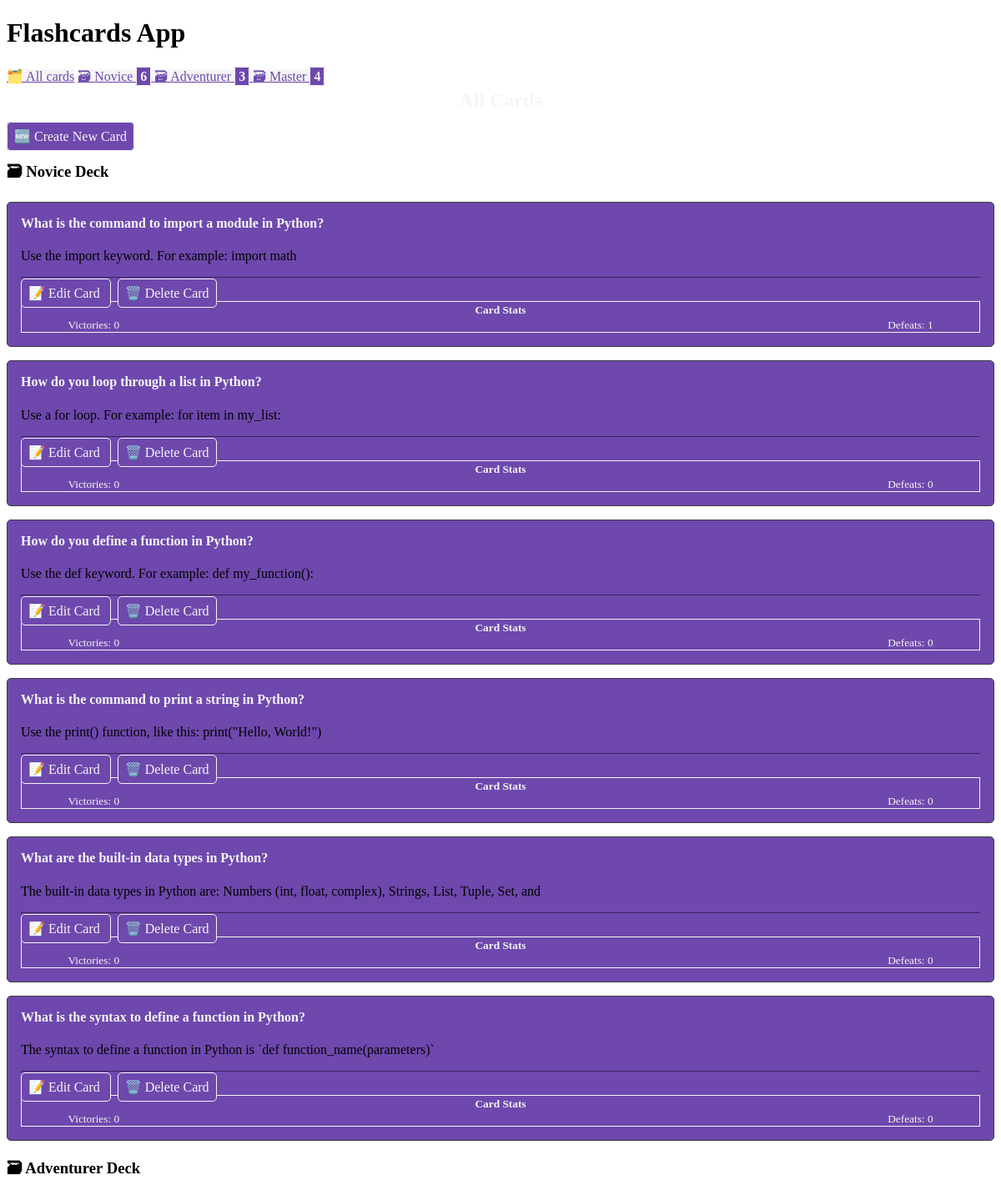
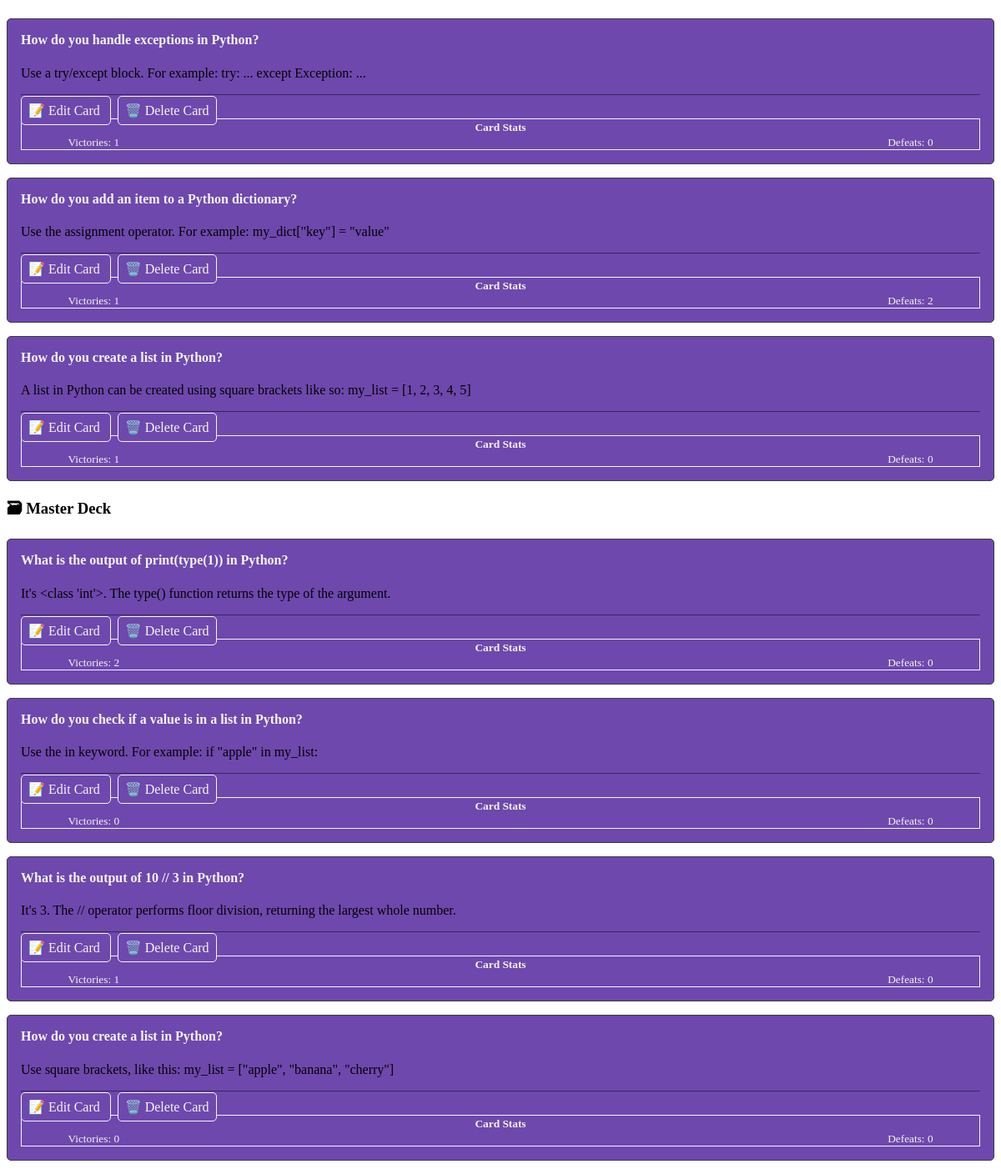
The page / on the database its author committed (2 pictures, top to bottom).
### cards/models.py (models this page shows, shortened)
class Card(models.Model):
    question = models.CharField(max_length=100)
    answer = models.CharField(max_length=100)
    deck = models.IntegerField(
        choices=zip(DECKS, DECKS),  # type: ignore
        default=DECKS[0],
        )
    date_created = models.DateTimeField(auto_now_add=True)
    category = models.CharField(max_length=100, default="")
    knownAnswerCount = models.IntegerField(default=0)
    unknownAnswerCount = models.IntegerField(default=0)
    @property
    def deck_name(self):
        return DECK_NAMES.get(self.deck, 'Unknown')

### cards/views.py (the view)
class CardListView(ListView):
    model = Card
    queryset = Card.objects.all().order_by("deck", "-date_created")

### cards/templatetags/cards_tags.py (called while the page is built)
@register.inclusion_tag("cards/deck_links.html")
def deck_as_links():
    decks = []
    for deck_num in DECKS:
        card_count = Card.objects.filter(deck=deck_num).count()
        decks.append({
            "number": deck_num,
            "card_count": card_count,
            "name": DECK_NAMES.get(deck_num, 'Unknown'),
        })
    return {"decks": decks}

### cards/templatetags/deck_filters.py (called while the page is built)
@register.filter
def deck_name(deck_number):
    return DECK_NAMES.get(deck_number, 'Unknown')

### cards/templates/cards/card_list.html (shortened to what this page needs)
{% extends "cards/base.html" %}
{% block content %}
    <h2>
    </h2>
    <a href="{% url 'card-create' %}" role="button">
        🆕 Create New Card
    </a>
    {% for card in card_list %}
        {% ifchanged  %}
            <h3>🗃 {{ card.deck_name }} Deck</h3>
        {% endifchanged %}
        {% include "cards/card.html" %}
    {% endfor %}
{% endblock content%}

### cards/templates/cards/base.html (shortened to what this page needs)
<!DOCTYPE html>
<html lang="en">
<head>
    <link rel="stylesheet" href="https://cdn.simplecss.org/simple.min.css">
    {% load static %}
    <link rel="stylesheet" href="{% static 'css/custom.css' %}">
</head>
<body>
    <header>
        <h1>Flashcards App</h1>
        {% include 'cards/navigation.html' %}
    </header>
    <main>
        {% block content %}{% endblock %}
    </main>
</body>
</html>

### cards/templates/cards/navigation.html
{% load cards_tags %}
<nav>
    <a href="{% url 'card-list' %}?status=all">🗂️ All cards</a>
    {% deck_as_links %}
</nav>

### cards/templates/cards/deck_links.html
{% load deck_filters %}
{% for deck in decks %}
    <a href="{% url 'deck' deck_num=deck.number %}">
        🗃 {{ deck.number | deck_name }} <mark>{{ deck.card_count }}</mark>
    </a>
{% endfor %}

### cards/templates/cards/card.html (shortened to what this page needs)
<article>
    <h4>{{ card.question }}</h4>
    {% if  not check_card %}
        <p>{{ card.answer }}</p>
    {% include 'cards/card_ctrl.html' %}
    {% endif %}
</article>

### cards/templates/cards/card_ctrl.html (shortened to what this page needs)
<hr>
<div>
<a href="{% url 'card-update' card.id%}" role="button">
    📝 Edit Card
</a>
<a href="{% url 'card-delete' card.id %}" role="button">
    🗑️ Delete Card
</a>
<aside>
    <div style="text-align: center;">
        <small><b>Card Stats</b></small>
    <br>
    <div style="display: inline-block; width: 45%; text-align: left;">
        <small>Victories: {{ card.knownAnswerCount }}</small>
    </div>
    <div style="display: inline-block; width: 45%; text-align: right;">
        <small>Defeats: {{ card.unknownAnswerCount }}</small>
    </div>
</aside>
</div>

### cards/static/css/custom.css (style rules this page uses)
:root { --accent: #6e48ad; --accent-bg: #6e48ad; --bg: #1e1e1e; --text: #f5f5f5; --text-light: #b1b1b1; --border: #3c3c3c; --border-light: #f5f5f5; --code: #d81b60; --preformatted: #dcdcdc; }
article { background-color: var(--accent-bg); border: 1px solid var(--border); border-radius: 5px; padding: 1em; margin: 1em 0; }
h2 { text-align: center; color: var(--text); }
h2, h4 { margin-top: 0; color: var(--text); }
hr { background: var(--accent); border-color: var(--accent); }
button, a[role="button"] { background-color: var(--accent-bg); color: var(--text); text-decoration: none; border: 1px solid var(--border-light); border-radius: 5px; padding: 0.5em; margin-right: 0.5em; }
header>nav a, header a, header>nav a { color: var(--accent-bg); background-color: var(--text); }
mark { background-color: var(--accent-bg); color: var(--text); border: 1px solid var(--border-light); border-radius: 1px; font-weight: bold; padding: 2px 4px; }
small { color: var(--text); }
aside { border: 1px solid var(--border-light); }

### rows shown on the page
Card: deck_name "Novice", question "What is the command to import a module in Python?", answer "Use the import keyword. For example: import math", knownAnswerCount "0", unknownAnswerCount "1"
Card: question "How do you loop through a list in Python?", answer "Use a for loop. For example: for item in my_list:", knownAnswerCount "0", unknownAnswerCount "0"
Card: question "How do you define a function in Python?", answer "Use the def keyword. For example: def my_function():", knownAnswerCount "0", unknownAnswerCount "0"
Card: question "What is the command to print a string in Python?", answer "Use the print() function, like this: print(\"Hello, World!\")", knownAnswerCount "0", unknownAnswerCount "0"
Card: question "What are the built-in data types in Python?", answer "The built-in data types in Python are: Numbers (int, float, complex), Strings, List, Tuple, Set, and", knownAnswerCount "0", unknownAnswerCount "0"
Card: question "What is the syntax to define a function in Python?", answer "The syntax to define a function in Python is `def function_name(parameters)`", knownAnswerCount "0", unknownAnswerCount "0"
Card: deck_name "Adventurer", question "How do you handle exceptions in Python?", answer "Use a try/except block. For example: try: ... except Exception: ...", knownAnswerCount "1", unknownAnswerCount "0"
Card: question "How do you add an item to a Python dictionary?", answer "Use the assignment operator. For example: my_dict[\"key\"] = \"value\"", knownAnswerCount "1", unknownAnswerCount "2"
Card: question "How do you create a list in Python?", answer "A list in Python can be created using square brackets like so: my_list = [1, 2, 3, 4, 5]", knownAnswerCount "1", unknownAnswerCount "0"
Card: deck_name "Master", question "What is the output of print(type(1)) in Python?", answer "It's <class 'int'>. The type() function returns the type of the argument.", knownAnswerCount "2", unknownAnswerCount "0"
Card: question "How do you check if a value is in a list in Python?", answer "Use the in keyword. For example: if \"apple\" in my_list:", knownAnswerCount "0", unknownAnswerCount "0"
Card: question "What is the output of 10 // 3 in Python?", answer "It's 3. The // operator performs floor division, returning the largest whole number.", knownAnswerCount "1", unknownAnswerCount "0"
Card: question "How do you create a list in Python?", answer "Use square brackets, like this: my_list = [\"apple\", \"banana\", \"cherry\"]", knownAnswerCount "0", unknownAnswerCount "0"

### other values the page prints
{{ deck.number | deck_name }} "Novice" "Adventurer" "Master"
{{ deck.card_count }} "6" "3" "4"
